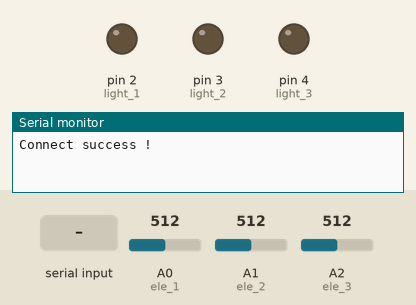
Recording of a sketch running on a simulated Arduino Uno, built with avr-gcc and run on an emulated ATmega328P. Parts: output pins drawn as LEDs (lit = HIGH), the last lines printed to the serial monitor. Inputs (shaded band) come from the test bench; at power-on: A0 (ele_1) = 512, A1 (ele_2) = 512, A2 (ele_3) = 512.

Above: at 1.2 s.
1.3 s: byte 30 received over Serial
At 1.7 s:
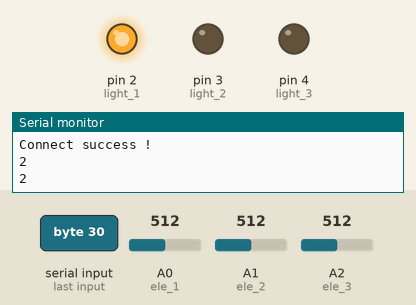
Timing chart, 0 to 4.3 s (numbered marks = the images above; inputs shaded):
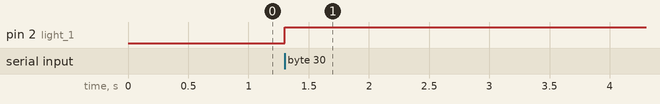

The sketch:

turnOnOff.ino
```cpp
int light_1 = 2;
int light_2 = 3;
int light_3 = 4;
int ele_1 = A0;
int ele_2 = A1;
int ele_3 = A2;
float temp_1 = 0;
float temp_2 = 0;
float temp_3 = 0;
int i = 0;
float sum_1 = 0;
float sum_2 = 0;
float sum_3 = 0;
int state_1 = 0;
int state_2 = 0;
int state_3 = 0;


char meg;
int cmd;
int lightNum = 0;
int turn = 0;
int sendback = 0;

void setup()
{
  pinMode(light_1,OUTPUT);
  pinMode(light_2,OUTPUT);
  pinMode(light_3,OUTPUT);

  Serial.begin(9600); // 藍牙模組預設baud rate = 9600
  Serial.println("Connect success !");
}

void loop()
{
  if (Serial.available()) //connected
  {
    meg = Serial.read();
    cmd = int(meg);
    lightNum = cmd % 4;
    Serial.println(lightNum);
    turn = cmd / 4;

    switch(lightNum){
     case 1:
       digitalWrite(light_1, HIGH);
       digitalWrite_num_Not(lightNum, &state_1);
     break;
     case 2:
       digitalWrite_num_Not(lightNum, &state_2);
      break;
     case 3:
      digitalWrite_num_Not(lightNum, &state_3);
      break;
    }

  }

  if(i < 1000) {

   temp_1 = analogRead(ele_1);
   sum_1 = sum_1 + tempAdd(temp_1);
   temp_2 = analogRead(ele_2);
   sum_2 += tempAdd(temp_2);
   temp_3 = analogRead(ele_3);
   sum_3 += tempAdd(temp_3);
   i++;
   delay(1);
  }else {

    temp_1 = sqrtAdd(sum_1);
    sum_1 = 0;
    temp_2 = sqrtAdd(sum_2);
    sum_2 = 0;
    temp_3 = sqrtAdd(sum_3);
    sum_3 = 0;
    i = 0;
  //  Serial.println(temp_1);
    CheckCurrent(&state_1, temp_1);
  //  CheckCurrent(&state_2, temp_2);
  //  CheckCurrent(&state_3, temp_3);

    sendback = 0;
    if(state_1 == 1) sendback |= 1;
    if(state_2 == 1) sendback |= 2;
    if(state_3 == 1) sendback |= 4;
    Serial.println(sendback);
  }

}

float tempAdd(float temp){
  temp = temp - 512;
  temp = temp * temp;
  return 512 + temp;
}

float sqrtAdd(float temp){
   temp = temp / 1000;
   temp = sqrt(temp);
   return temp;
}

void CheckCurrent(int * state, float temp){
  if(temp < 509){
    *state = 0;
  }else{
//    Serial.print("The switch ");
    *state = 1;
  }

}

void digitalWrite_num_Not(int num, int * state){

  *state = !(*state);
  if(*state == 0) digitalWrite(num, LOW);
  else digitalWrite(num, HIGH);

}
```

Measured:
- after the input at 1.3 s, pin 2 (light_1): LOW → HIGH at once
